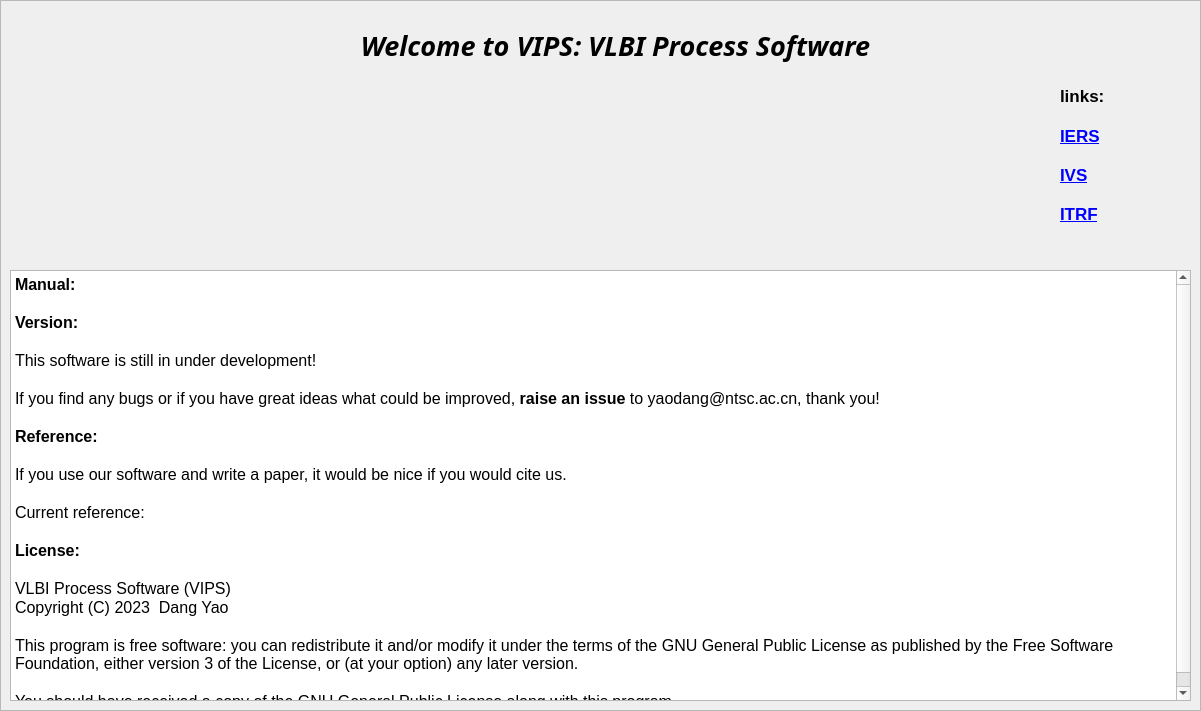
   <widget class="QFrame" name="frame_file_welcome">
    <property name="geometry">
     <rect>
      <x>-1</x>
      <y>0</y>
      <width>1201</width>
      <height>711</height>
     </rect>
    </property>
    <property name="frameShape">
     <enum>QFrame::StyledPanel</enum>
    </property>
    <property name="frameShadow">
     <enum>QFrame::Raised</enum>
    </property>
    <widget class="QLabel" name="label_35">
     <property name="geometry">
      <rect>
       <x>340</x>
       <y>10</y>
       <width>551</width>
       <height>71</height>
      </rect>
     </property>
     <property name="font">
      <font>
       <family>Sans Serif</family>
       <pointsize>20</pointsize>
       <weight>75</weight>
       <italic>true</italic>
       <bold>true</bold>
      </font>
     </property>
     <property name="text">
      <string>Welcome to VIPS: VLBI Process Software</string>
     </property>
     <property name="alignment">
      <set>Qt::AlignCenter</set>
     </property>
    </widget>
    <widget class="QLabel" name="label_36">
     <property name="geometry">
      <rect>
       <x>1060</x>
       <y>80</y>
       <width>71</width>
       <height>31</height>
      </rect>
     </property>
     <property name="font">
      <font>
       <pointsize>13</pointsize>
       <weight>75</weight>
       <bold>true</bold>
      </font>
     </property>
     <property name="text">
      <string>links:</string>
     </property>
    </widget>
    <widget class="QWidget" name="verticalLayoutWidget_4">
     <property name="geometry">
      <rect>
       <x>1060</x>
       <y>120</y>
       <width>121</width>
       <height>111</height>
      </rect>
     </property>
     <layout class="QVBoxLayout" name="verticalLayout_2">
      <item>
       <widget class="QLabel" name="label_iers">
        <property name="font">
         <font>
          <pointsize>13</pointsize>
          <weight>75</weight>
          <bold>true</bold>
         </font>
        </property>
        <property name="text">
         <string>&lt;html&gt;&lt;head/&gt;&lt;body&gt;&lt;p&gt;&lt;a href=&quot;https://www.iers.org/IERS/EN/Home/home_node.html&quot;&gt;&lt;span style=&quot; text-decoration: underline; color:#0000ff;&quot;&gt;IERS&lt;/span&gt;&lt;/a&gt;&lt;/p&gt;&lt;/body&gt;&lt;/html&gt;</string>
        </property>
       </widget>
      </item>
      <item>
       <widget class="QLabel" name="label_ivs">
        <property name="font">
         <font>
          <pointsize>13</pointsize>
          <weight>75</weight>
          <bold>true</bold>
         </font>
        </property>
        <property name="text">
         <string>&lt;html&gt;&lt;head/&gt;&lt;body&gt;&lt;p&gt;&lt;a href=&quot;https://ivscc.gsfc.nasa.gov/&quot;&gt;&lt;span style=&quot; text-decoration: underline; color:#0000ff;&quot;&gt;IVS&lt;/span&gt;&lt;/a&gt;&lt;/p&gt;&lt;/body&gt;&lt;/html&gt;</string>
        </property>
       </widget>
      </item>
      <item>
       <widget class="QLabel" name="label_itrf">
        <property name="font">
         <font>
          <pointsize>13</pointsize>
          <weight>75</weight>
          <bold>true</bold>
         </font>
        </property>
        <property name="text">
         <string>&lt;html&gt;&lt;head/&gt;&lt;body&gt;&lt;p&gt;&lt;a href=&quot;https://itrf.ign.fr/en/homepage&quot;&gt;&lt;span style=&quot; text-decoration: underline; color:#0000ff;&quot;&gt;ITRF&lt;/span&gt;&lt;/a&gt;&lt;/p&gt;&lt;/body&gt;&lt;/html&gt;</string>
        </property>
       </widget>
      </item>
     </layout>
    </widget>
    <widget class="QTextBrowser" name="textBrowser_file_welcome">
     <property name="geometry">
      <rect>
       <x>10</x>
       <y>270</y>
       <width>1181</width>
       <height>431</height>
      </rect>
     </property>
     <property name="html">
      <string>&lt;!DOCTYPE HTML PUBLIC &quot;-//W3C//DTD HTML 4.0//EN&quot; &quot;http://www.w3.org/TR/REC-html40/strict.dtd&quot;&gt;
&lt;html&gt;&lt;head&gt;&lt;meta name=&quot;qrichtext&quot; content=&quot;1&quot; /&gt;&lt;style type=&quot;text/css&quot;&gt;
p, li { white-space: pre-wrap; }
&lt;/style&gt;&lt;/head&gt;&lt;body style=&quot; font-family:'Sans Serif'; font-size:12pt; font-weight:400; font-style:normal;&quot;&gt;
&lt;p style=&quot; margin-top:0px; margin-bottom:0px; margin-left:0px; margin-right:0px; -qt-block-indent:0; text-indent:0px;&quot;&gt;&lt;span style=&quot; font-weight:600;&quot;&gt;Manual:&lt;/span&gt;&lt;/p&gt;
&lt;p style=&quot;-qt-paragraph-type:empty; margin-top:0px; margin-bottom:0px; margin-left:0px; margin-right:0px; -qt-block-indent:0; text-indent:0px; font-weight:600;&quot;&gt;&lt;br /&gt;&lt;/p&gt;
&lt;p style=&quot; margin-top:0px; margin-bottom:0px; margin-left:0px; margin-right:0px; -qt-block-indent:0; text-indent:0px;&quot;&gt;&lt;span style=&quot; font-weight:600;&quot;&gt;Version:&lt;/span&gt;&lt;/p&gt;
&lt;p style=&quot;-qt-paragraph-type:empty; margin-top:0px; margin-bottom:0px; margin-left:0px; margin-right:0px; -qt-block-indent:0; text-indent:0px; font-weight:600;&quot;&gt;&lt;br /&gt;&lt;/p&gt;
&lt;p style=&quot; margin-top:0px; margin-bottom:0px; margin-left:0px; margin-right:0px; -qt-block-indent:0; text-indent:0px;&quot;&gt;This software is still in under development!&lt;/p&gt;
&lt;p style=&quot;-qt-paragraph-type:empty; margin-top:0px; margin-bottom:0px; margin-left:0px; margin-right:0px; -qt-block-indent:0; text-indent:0px;&quot;&gt;&lt;br /&gt;&lt;/p&gt;
&lt;p style=&quot; margin-top:0px; margin-bottom:0px; margin-left:0px; margin-right:0px; -qt-block-indent:0; text-indent:0px;&quot;&gt;&lt;span style=&quot; font-family:'Ubuntu';&quot;&gt;If you find any bugs or if you have great ideas what could be improved, &lt;/span&gt;&lt;span style=&quot; font-family:'Ubuntu'; font-weight:600;&quot;&gt;raise an issue&lt;/span&gt;&lt;span style=&quot; font-family:'Ubuntu';&quot;&gt; to yaodang@ntsc.ac.cn, thank you!&lt;/span&gt;&lt;/p&gt;
&lt;p style=&quot;-qt-paragraph-type:empty; margin-top:0px; margin-bottom:0px; margin-left:0px; margin-right:0px; -qt-block-indent:0; text-indent:0px; font-family:'Ubuntu';&quot;&gt;&lt;br /&gt;&lt;/p&gt;
&lt;p style=&quot; margin-top:0px; margin-bottom:0px; margin-left:0px; margin-right:0px; -qt-block-indent:0; text-indent:0px;&quot;&gt;&lt;span style=&quot; font-family:'MS Shell Dlg 2'; font-weight:600;&quot;&gt;Reference:&lt;/span&gt;&lt;/p&gt;
&lt;p style=&quot;-qt-paragraph-type:empty; margin-top:0px; margin-bottom:0px; margin-left:0px; margin-right:0px; -qt-block-indent:0; text-indent:0px; font-family:'MS Shell Dlg 2'; font-weight:600;&quot;&gt;&lt;br /&gt;&lt;/p&gt;
&lt;p style=&quot; margin-top:0px; margin-bottom:0px; margin-left:0px; margin-right:0px; -qt-block-indent:0; text-indent:0px;&quot;&gt;&lt;span style=&quot; font-family:'MS Shell Dlg 2';&quot;&gt;If you use our software and write a paper, it would be nice if you would cite us. &lt;/span&gt;&lt;/p&gt;
&lt;p style=&quot;-qt-paragraph-type:empty; margin-top:0px; margin-bottom:0px; margin-left:0px; margin-right:0px; -qt-block-indent:0; text-indent:0px; font-family:'MS Shell Dlg 2';&quot;&gt;&lt;br /&gt;&lt;/p&gt;
&lt;p style=&quot; margin-top:0px; margin-bottom:0px; margin-left:0px; margin-right:0px; -qt-block-indent:0; text-indent:0px;&quot;&gt;&lt;span style=&quot; font-family:'MS Shell Dlg 2';&quot;&gt;Current reference:&lt;/span&gt;&lt;/p&gt;
&lt;p style=&quot;-qt-paragraph-type:empty; margin-top:0px; margin-bottom:0px; margin-left:0px; margin-right:0px; -qt-block-indent:0; text-indent:0px;&quot;&gt;&lt;br /&gt;&lt;/p&gt;
&lt;p style=&quot; margin-top:0px; margin-bottom:0px; margin-left:0px; margin-right:0px; -qt-block-indent:0; text-indent:0px;&quot;&gt;&lt;span style=&quot; font-family:'MS Shell Dlg 2'; font-weight:600;&quot;&gt;License:&lt;/span&gt;&lt;/p&gt;
&lt;p style=&quot;-qt-paragraph-type:empty; margin-top:0px; margin-bottom:0px; margin-left:0px; margin-right:0px; -qt-block-indent:0; text-indent:0px; font-family:'MS Shell Dlg 2'; font-weight:600;&quot;&gt;&lt;br /&gt;&lt;/p&gt;
&lt;p style=&quot; margin-top:0px; margin-bottom:0px; margin-left:0px; margin-right:0px; -qt-block-indent:0; text-indent:0px;&quot;&gt;&lt;span style=&quot; font-family:'MS Shell Dlg 2';&quot;&gt;VLBI Process Software (VIPS)&lt;/span&gt;&lt;/p&gt;
&lt;p style=&quot; margin-top:0px; margin-bottom:0px; margin-left:0px; margin-right:0px; -qt-block-indent:0; text-indent:0px;&quot;&gt;&lt;span style=&quot; font-family:'MS Shell Dlg 2';&quot;&gt;Copyright (C) 2023  Dang Yao&lt;/span&gt;&lt;/p&gt;
&lt;p style=&quot;-qt-paragraph-type:empty; margin-top:0px; margin-bottom:0px; margin-left:0px; margin-right:0px; -qt-block-indent:0; text-indent:0px; font-family:'MS Shell Dlg 2';&quot;&gt;&lt;br /&gt;&lt;/p&gt;
&lt;p style=&quot; margin-top:0px; margin-bottom:0px; margin-left:0px; margin-right:0px; -qt-block-indent:0; text-indent:0px;&quot;&gt;&lt;span style=&quot; font-family:'MS Shell Dlg 2';&quot;&gt;This program is free software: you can redistribute it and/or modify it under the terms of the GNU General Public License as published by the Free Software Foundation, either version 3 of the License, or (at your option) any later version.&lt;/span&gt;&lt;/p&gt;
&lt;p style=&quot;-qt-paragraph-type:empty; margin-top:0px; margin-bottom:0px; margin-left:0px; margin-right:0px; -qt-block-indent:0; text-indent:0px; font-family:'MS Shell Dlg 2';&quot;&gt;&lt;br /&gt;&lt;/p&gt;
&lt;p style=&quot; margin-top:0px; margin-bottom:0px; margin-left:0px; margin-right:0px; -qt-block-indent:0; text-indent:0px;&quot;&gt;&lt;span style=&quot; font-family:'MS Shell Dlg 2';&quot;&gt;You should have received a copy of the GNU General Public License along with this program.&lt;/span&gt;&lt;/p&gt;&lt;/body&gt;&lt;/html&gt;</string>
     </property>
    </widget>
   </widget>
